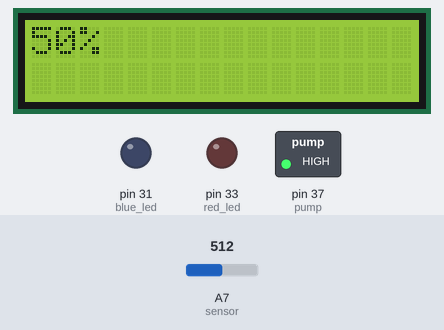
This sketch was run on a simulated Arduino Mega 2560, built with avr-gcc and run on an emulated ATmega2560. Parts: 16×2 character LCD, switched loads named in the sketch (green lamp = pin HIGH), output pins drawn as LEDs (lit = HIGH). The inputs (shaded band) are chosen by the test bench; at power-on: A7 (sensor) = 512. What the sketch prints to the serial monitor is not drawn.

Above: at 1.2 s.
1.3 s: A7 (sensor) set to 816
At 2.5 s:
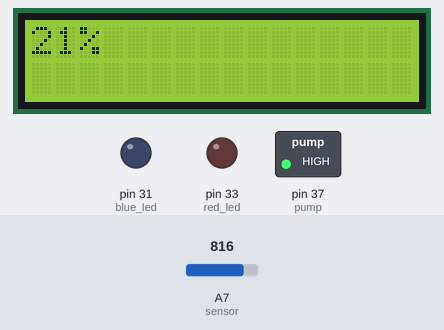
2.8 s: A7 (sensor) set to 840
At 3.1 s:
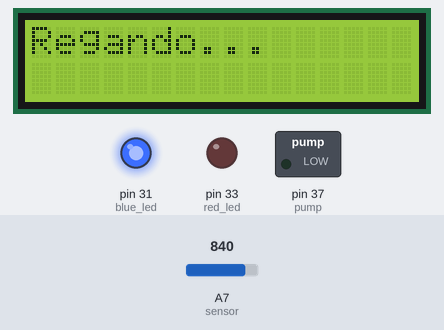
At 13.2 s:
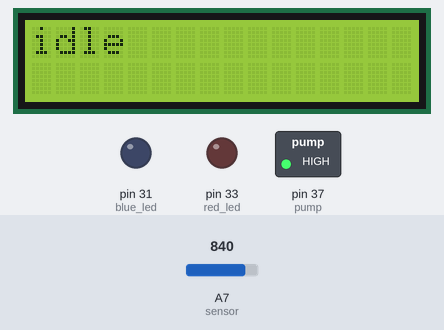
Timing chart, 0 to 39.3 s (numbered marks = the images above; inputs shaded):
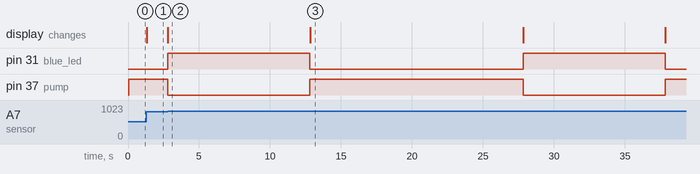

Measured:
- the behaviour switches between 828 and 829 on A7 (sensor) (found by bisection; images 1 and 2)
- after the input at 1.3 s, the display: changes at once (image 1)
- after the input at 2.8 s, pin 31 (blue_led): alternates HIGH for 10.0 s and LOW for 15.0 s, starting at once; pin 37 (pump): alternates HIGH for 15.0 s and LOW for 10.0 s, starting at once; the display: changes at once (image 2)
- what the display in image 2 shows lasts 10.0 s, from 2.8 s to 12.8 s

The sketch:

sketch_may17a.ino
```cpp
#include <Arduino.h>
#include <LiquidCrystal.h>

#include "plant_waterer.h"

const int blue_led = 31;
const int red_led = 33;
const int buzzer = 35;
const int pump = 37;
const int sensor = 7;

LiquidCrystal lcd(24, 22, 38, 40, 42, 44, 46, 48, 50, 52);
PlantWaterer pw(blue_led, red_led, buzzer, pump, sensor, lcd);

void setup() {
  pw.setup();
}

void loop() {
  pw.loop();
}

// vim: set ts=2 sts=2 sw=2 expandtab:
```

plant_waterer.cpp
```cpp
#include <Arduino.h>
#include "plant_waterer.h"

PlantWaterer::PlantWaterer(int blue_led, int red_led, int buzzer, int pump, int sensor, LiquidCrystal& lcd):
  blue_led(blue_led),
  red_led(red_led),
  buzzer(buzzer),
  pump(pump),
  sensor(sensor),
  lcd(lcd)
{};

PlantWaterer::state_t PlantWaterer::check_humidity(float humidity){
  if(humidity < low_humidity_threshold) {
    return state_t::watering;
  }
  else if(humidity > high_humidity_threshold) {
    return state_t::over_hydrated;
  }
  else {
    return state_t::normal;
  }
}

PlantWaterer::state_t PlantWaterer::get_next_state(){
  switch(current_state) {
    case state_t::idle:
      delay(15*1000);
    case state_t::over_hydrated:
    case state_t::normal:
      return check_humidity(current_humidity);

    case state_t::watering:
      delay(10*1000);
      return state_t::idle;
  }
}

void PlantWaterer::reset_pins(){
  digitalWrite(blue_led, LOW);
  digitalWrite(red_led, LOW);
  digitalWrite(pump, HIGH);
  noTone(buzzer);
  lcd.clear();
}

void PlantWaterer::print_humidity(){
  lcd.print((int)(current_humidity*100));
  lcd.print("%");
}

void PlantWaterer::state_handler(){
  reset_pins();

  switch(current_state){
    case state_t::watering:
      digitalWrite(blue_led, HIGH);
      digitalWrite(pump, LOW);
      lcd.print("Regando...");
      break;

    case state_t::over_hydrated:
      digitalWrite(red_led, HIGH);
      tone(buzzer, 10);
    case state_t::normal:
      print_humidity();
      break;

    case state_t::idle:
      lcd.print("idle");
      break;
  }
}

void PlantWaterer::setup() {
  Serial.begin(9600);
  pinMode(blue_led, OUTPUT);
  pinMode(red_led, OUTPUT);
  pinMode(buzzer, OUTPUT);
  pinMode(pump, OUTPUT);
  //pinMode(sensor, INPUT);

  lcd.begin(16,2);

  reset_pins();
}

void PlantWaterer::loop() {
  current_humidity = map(analogRead(sensor), 0, 1023, 100, 0)/100.f;
  Serial.println(current_humidity);

  state_handler();
  current_state = get_next_state();
}

// vim: set ts=2 sts=2 sw=2 expandtab:
```

plant_waterer.h
```cpp
#pragma once

#include <LiquidCrystal.h>

class PlantWaterer{
private:
  enum class state_t {
    normal,
    watering,
    idle,
    over_hydrated
  };

  const int blue_led;
  const int red_led;
  const int buzzer;
  const int pump;
  const int sensor;

  static constexpr float low_humidity_threshold = 0.2;
  static constexpr float high_humidity_threshold = 0.8;

  LiquidCrystal& lcd;
  float current_humidity;
  state_t current_state = state_t::normal;

  state_t check_humidity(float humidity);
  state_t get_next_state();
  void reset_pins();
  void print_humidity();
  void state_handler();

public:
  PlantWaterer(int blue_led, int red_led, int buzzer, int pump, int sensor, LiquidCrystal& lcd);
  void setup();
  void loop();
};

// vim: set ts=2 sts=2 sw=2 expandtab:
```
